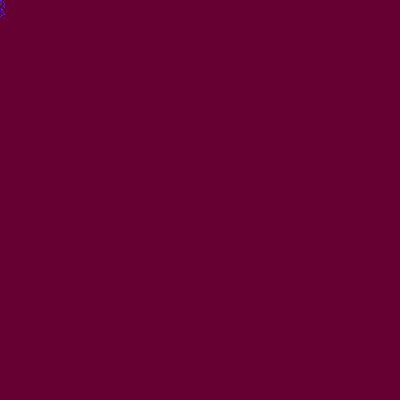
Frame 1 (no input)
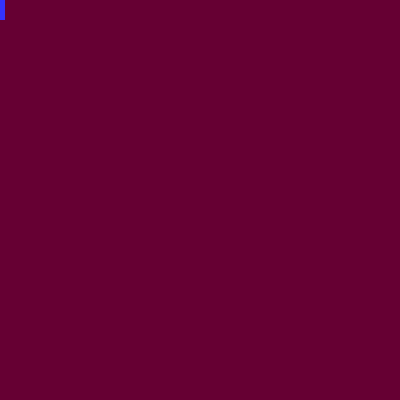
Frame 60 (the mouse pressed at the canvas centre just before this capture)
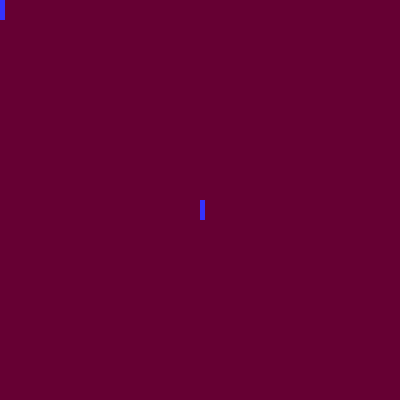
Frame 120 (the mouse held since frame 60 and released just before this capture)

The Processing sketch that drew these frames (run headless with seeded random() and noise(); from frame 60 on, the mouse is pressed at the canvas centre):

// Processing sketch: processing_110018
// ── processing_110018.pde


void setup(){
  size(400,400);
  background(102,0,51);
  stroke(51,51,255);
  
}

void draw(){
  
  for(int i=10; i<50; i++){
   point(mouseX + random(5), mouseY + random(20));
}
}
